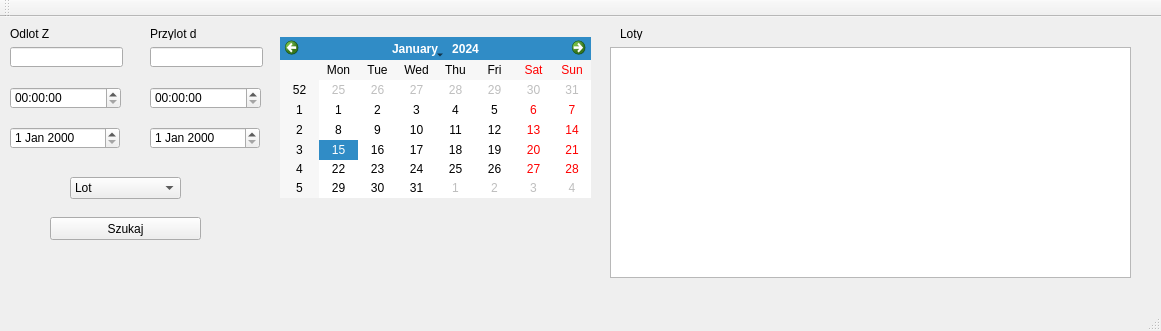
<?xml version="1.0" encoding="UTF-8"?>
<ui version="4.0">
 <class>PortLotniczyClass</class>
 <widget class="QMainWindow" name="PortLotniczyClass">
  <property name="geometry">
   <rect>
    <x>0</x>
    <y>0</y>
    <width>1161</width>
    <height>331</height>
   </rect>
  </property>
  <property name="windowTitle">
   <string>PortLotniczy</string>
  </property>
  <widget class="QWidget" name="centralWidget">
   <widget class="QTextBrowser" name="Loty">
    <property name="geometry">
     <rect>
      <x>610</x>
      <y>30</y>
      <width>521</width>
      <height>231</height>
     </rect>
    </property>
   </widget>
   <widget class="QLineEdit" name="portOd">
    <property name="geometry">
     <rect>
      <x>10</x>
      <y>30</y>
      <width>113</width>
      <height>20</height>
     </rect>
    </property>
   </widget>
   <widget class="QLineEdit" name="portPrzy">
    <property name="geometry">
     <rect>
      <x>150</x>
      <y>30</y>
      <width>113</width>
      <height>20</height>
     </rect>
    </property>
   </widget>
   <widget class="QCalendarWidget" name="calendarWidget">
    <property name="geometry">
     <rect>
      <x>280</x>
      <y>20</y>
      <width>311</width>
      <height>161</height>
     </rect>
    </property>
   </widget>
   <widget class="QDateEdit" name="dataOdl">
    <property name="geometry">
     <rect>
      <x>10</x>
      <y>110</y>
      <width>110</width>
      <height>22</height>
     </rect>
    </property>
   </widget>
   <widget class="QDateEdit" name="dataPrzy">
    <property name="geometry">
     <rect>
      <x>150</x>
      <y>110</y>
      <width>110</width>
      <height>22</height>
     </rect>
    </property>
   </widget>
   <widget class="QTimeEdit" name="GodiznOdlo">
    <property name="geometry">
     <rect>
      <x>10</x>
      <y>70</y>
      <width>111</width>
      <height>22</height>
     </rect>
    </property>
   </widget>
   <widget class="QTimeEdit" name="godzPrzy">
    <property name="geometry">
     <rect>
      <x>150</x>
      <y>70</y>
      <width>111</width>
      <height>22</height>
     </rect>
    </property>
   </widget>
   <widget class="QComboBox" name="Przewoznik">
    <property name="geometry">
     <rect>
      <x>70</x>
      <y>160</y>
      <width>111</width>
      <height>22</height>
     </rect>
    </property>
    <item>
     <property name="text">
      <string>Lot</string>
     </property>
    </item>
    <item>
     <property name="text">
      <string>BudensWera</string>
     </property>
    </item>
   </widget>
   <widget class="QLabel" name="label">
    <property name="geometry">
     <rect>
      <x>10</x>
      <y>10</y>
      <width>47</width>
      <height>13</height>
     </rect>
    </property>
    <property name="text">
     <string>Odlot Z</string>
    </property>
   </widget>
   <widget class="QLabel" name="label_2">
    <property name="geometry">
     <rect>
      <x>620</x>
      <y>10</y>
      <width>47</width>
      <height>13</height>
     </rect>
    </property>
    <property name="text">
     <string>Loty</string>
    </property>
   </widget>
   <widget class="QLabel" name="label_3">
    <property name="geometry">
     <rect>
      <x>150</x>
      <y>10</y>
      <width>47</width>
      <height>13</height>
     </rect>
    </property>
    <property name="text">
     <string>Przylot do</string>
    </property>
   </widget>
   <widget class="QPushButton" name="pushButton">
    <property name="geometry">
     <rect>
      <x>50</x>
      <y>200</y>
      <width>151</width>
      <height>23</height>
     </rect>
    </property>
    <property name="text">
     <string>Szukaj</string>
    </property>
   </widget>
  </widget>
  <widget class="QMenuBar" name="menuBar">
   <property name="geometry">
    <rect>
     <x>0</x>
     <y>0</y>
     <width>1161</width>
     <height>21</height>
    </rect>
   </property>
  </widget>
  <widget class="QToolBar" name="mainToolBar">
   <attribute name="toolBarArea">
    <enum>TopToolBarArea</enum>
   </attribute>
   <attribute name="toolBarBreak">
    <bool>false</bool>
   </attribute>
  </widget>
  <widget class="QStatusBar" name="statusBar"/>
 </widget>
 <layoutdefault spacing="6" margin="11"/>
 <resources>
  <include location="PortLotniczy.qrc"/>
 </resources>
 <connections/>
</ui>
